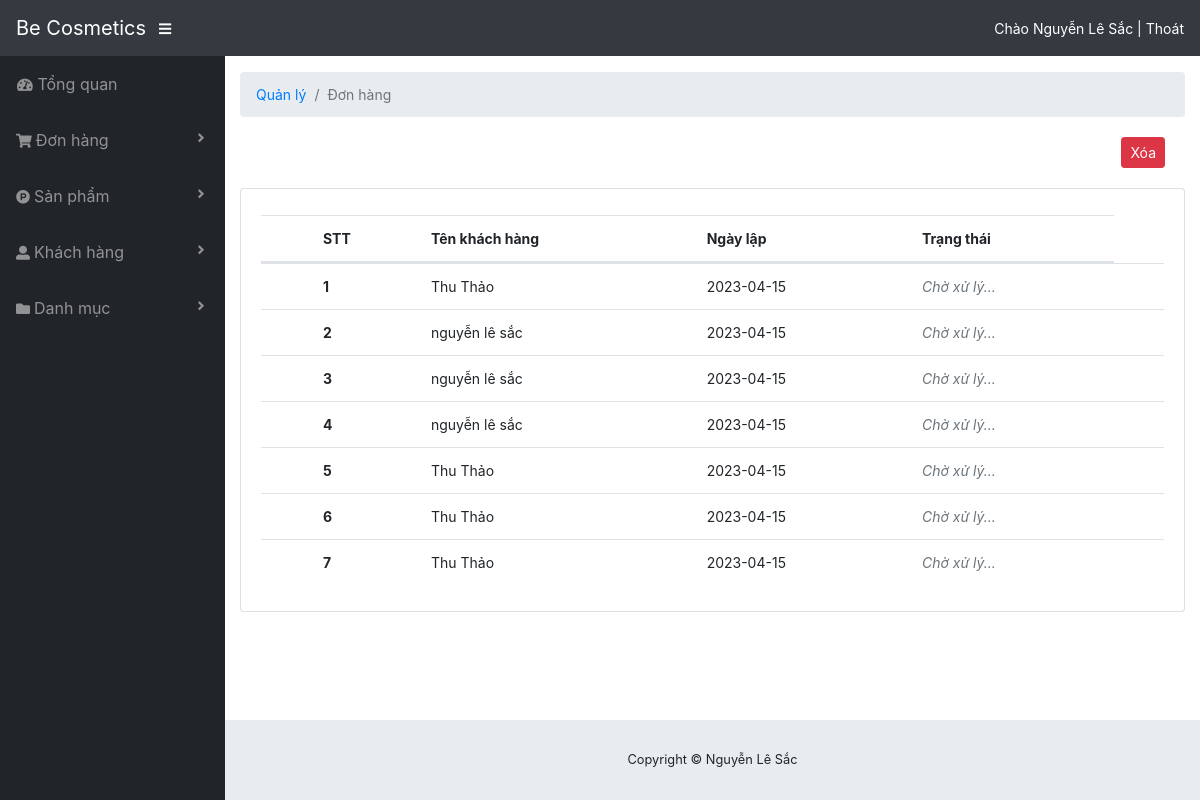
Screenshot of /admin/pages/order/list.php (signed in) with the database file from the repository.
### tables this page shows
CREATE TABLE `hoadon` (
  `id` int NOT NULL AUTO_INCREMENT,
  `ngaylap` date NOT NULL,
  `trangthai` char(1) DEFAULT '0',
  `kh_id` int NOT NULL,
  `thanhtien` int NOT NULL,
  PRIMARY KEY (`id`),
  KEY `kh_id` (`kh_id`),
  CONSTRAINT `hoadon_ibfk_1` FOREIGN KEY (`kh_id`) REFERENCES `khachhang` (`id`)
);

CREATE TABLE `khachhang` (
  `id` int NOT NULL AUTO_INCREMENT,
  `email` varchar(50) NOT NULL,
  `matkhau` varchar(100) NOT NULL,
  `hoten` varchar(40) NOT NULL,
  `ngaysinh` date NOT NULL,
  `gioitinh` char(10) NOT NULL,
  `sdt` char(10) NOT NULL,
  `diachi` varchar(100) NOT NULL,
  `vai_tro` int DEFAULT '0',
  PRIMARY KEY (`id`),
  UNIQUE KEY `email` (`email`),
  UNIQUE KEY `sdt` (`sdt`)
);

### libraries/Psr4AutoloaderClass.php (called while the page is built, shortened)
<?php
class Psr4AutoloaderClass
{
	protected $prefixes = array();
	public function addNamespace($prefix, $base_dir, $prepend = false)
	{
		$prefix = trim($prefix, '\\') . '\\';
		$base_dir = rtrim($base_dir, DIRECTORY_SEPARATOR) . '/';
		if (isset($this->prefixes[$prefix]) === false) {
			$this->prefixes[$prefix] = array();
		}
		if ($prepend) {
			array_unshift($this->prefixes[$prefix], $base_dir);
		} else {
			array_push($this->prefixes[$prefix], $base_dir);
		}
	}
	public function loadClass($class)
	{
		$prefix = $class;
		while (false !== $pos = strrpos($prefix, '\\')) {
			$prefix = substr($class, 0, $pos + 1);
			$relative_class = substr($class, $pos + 1);
			$mapped_file = $this->loadMappedFile($prefix, $relative_class);
			if ($mapped_file) {
				return $mapped_file;
			}
			$prefix = rtrim($prefix, '\\');
		}
		return false;
	}
	protected function loadMappedFile($prefix, $relative_class)
	{
		foreach ($this->prefixes[$prefix] as $base_dir) {
			$file = $base_dir
				. str_replace('\\', '/', $relative_class)
				. '.php';
			if ($this->requireFile($file)) {
				return $file;
			}
		}
		return false;
	}
	protected function requireFile($file)
	{
		if (file_exists($file)) {
			return true;
		}
		return false;
	}
}

### src/HoaDon.php (called while the page is built, shortened)
<?php
class HoaDon
{
    private $db;
    public function __construct($pdo)
    {
        $this->db = $pdo;
    }
    public function all()
    {
        $arr = [];
        $stmt = $this->db->prepare("select * from hoadon");
        $stmt->execute();
        while ($row = $stmt->fetch()) {
            $hoadon = new HoaDon($this->db);
            $hoadon->fillFromDB($row);
            $arr[] = $hoadon;
        }
        return $arr;
    }
    protected function fillFromDB(array $row)
    {
        return $this;
    }
}

### src/KhachHang.php (called while the page is built, shortened)
<?php
class KhachHang
{
	private $db;
	public function __construct($pdo)
	{
		$this->db = $pdo;
	}
	protected function fillFromDB(array $row)
	{
		return $this;
	}
	public function find($id)
	{
		$stmt = $this->db->prepare('select * from khachhang where id = :id');
		$stmt->execute(['id' => $id]);
		if ($row = $stmt->fetch()) {
			return $this;
		}
		return null;
	}
}

### public/admin/pages/order/list.php (the view, shortened to what this page needs)
<?php
require_once '../../../../bootstrap.php';
$hoadon = new HoaDon($PDO);
$ds = $hoadon->all();
$khachhang = new KhachHang($PDO);
?>
  <?php  require_once'../../compoinent/header.php'; ?>
      <div id="wrapper">
          <?php  require_once'../../compoinent/danhmuc.php'; ?>
         <div id="content-wrapper">
            <div class="container-fluid">
               <ol class="breadcrumb">
                  <li class="breadcrumb-item">
                     <a href="#">Quản lý</a>
                  </li>
                  <li class="breadcrumb-item active">Đơn hàng</li>
               </ol>
               <div class="action-bar">
                  <input type="submit" class="btn btn-danger btn-sm" value="Xóa" name="delete">
               </div>
               <div class="card mb-3">
                  <div class="card-body">
                     <div class="table-responsive">
                        <table class="table table-hover" id="dataTable" width="100%" cellspacing="0">
            							<thead>
            							  <tr>
                                    <th>
            								  <th scope="col">STT</th>
                                       <th scope="col">Tên khách hàng</th>
                                       <th scope="col">Ngày lập</th>
                                       <th scope="col">Trạng thái</th>
            							   </tr>
            							</thead>
            							<tbody>
            							   <tr>
                                     <?php
                                        $i = 1;
                                     foreach ($ds as $hoadon) : ?>
                                    <th></th>
                                    <th scope="row"><?= $i++; ?></th>
                                    <td><?= $khachhang->find($hoadon->kh_id)->hoten ?></td>
                                    <td><?= $hoadon->ngaylap ?></td>
                                     <td><?= $hoadon->trangthai == 0 ? '<i class="text-secondary">Chờ xử lý...</i>' : '<i class="text-success font-weight-bold">Đã xác nhận</i>' ?></td>
                                    <td>
                            </td>
                        </tr>
                    <?php endforeach ?>
            							</tbody>
                        </table>
                     </div>
                  </div>
               </div>
            </div>
            <?php  require_once'../../compoinent/footer.php'; ?>
         </div>
      </div>
   </body>
</html>

### public/admin/css/admin.css (style rules this page uses)
body { font-size:14px; }
table th { white-space: nowrap; }
.action-bar { text-align:right; margin:20px; }

### rows the page displays
hoadon: kh.hoten "Thu Thảo", ngaylap "2023-04-15", trangthai "Chờ xử lý..."
hoadon: kh.hoten "nguyễn lê sắc", ngaylap "2023-04-15", trangthai "Chờ xử lý..."
hoadon: hoten "nguyễn lê sắc", ngaylap "2023-04-15", trangthai "Chờ xử lý..."
hoadon: hoten "nguyễn lê sắc", ngaylap "2023-04-15", trangthai "Chờ xử lý..."
hoadon: hoten "Thu Thảo", ngaylap "2023-04-15", trangthai "Chờ xử lý..."
hoadon: hoten "Thu Thảo", ngaylap "2023-04-15", trangthai "Chờ xử lý..."
hoadon: hoten "Thu Thảo", ngaylap "2023-04-15", trangthai "Chờ xử lý..."
